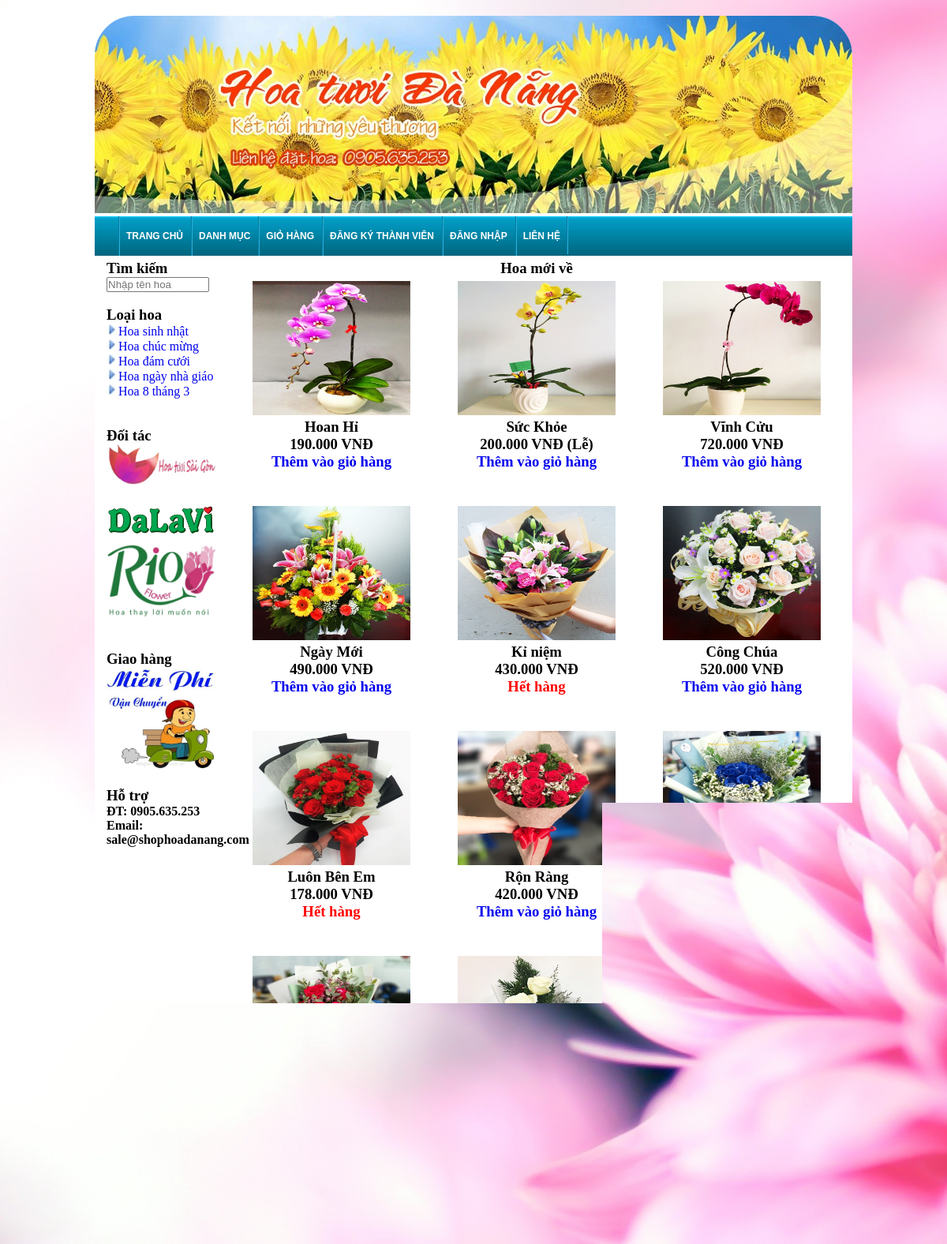
The page / on the database its author committed.
### tables this page shows
CREATE TABLE IF NOT EXISTS `loaisanpham` (
`idloaisanpham` int(11) NOT NULL,
  `tenloaisanpham` varchar(50) DEFAULT NULL
);

CREATE TABLE IF NOT EXISTS `sanpham` (
`idsanpham` int(11) NOT NULL,
  `tensanpham` varchar(100) DEFAULT NULL,
  `thongtinsanpham` text,
  `anh` text,
  `giaban` int(30) DEFAULT NULL,
  `trangthai` int(1) DEFAULT NULL,
  `idloaisanpham` int(11) NOT NULL,
  `soluongton` int(11) NOT NULL,
  `giadiple` int(30) DEFAULT NULL
);

### index.php (the view, shortened to what this page needs)
<!DOCTYPE html>
<html>
<head>
	<link rel="stylesheet" type="text/css" href="style.css">
	<link type="text/css" href="menu.css" rel="stylesheet" />
</head>
<body>
	<div class="wrapper">
		<div class="banner">
			<img src="images/banner.jpg">
		</div>
		<?php include 'topmenu.php';?>
		<div class="content">
			<div class="leftcolumn">
				<?php include 'noidungcottrai.php';?>
			</div>
			<div class="rightcolumn">
					<h3 style="text-align:center;">Hoa mới về</h3>
					<?php
					$sql="SELECT * FROM sanpham ORDER BY idsanpham DESC LIMIT 0,15";
					$result=mysql_query($sql);
					while($row=mysql_fetch_array($result)){
					 ?>
						<div class="boxsanpham">
							<a href="chitietsanpham.php?idsanpham=<?php echo $row['idsanpham'];?>"><img src="images/upload/<?php echo $row['anh'];?>" width="80%" height="170"></a>
							<h3><?php echo $row['tensanpham']; ?><br>
							<?php
							if ($row['giadiple']!=0 && $row['giadiple']!=NULL) {?>
								<strong><?php echo number_format($row['giadiple'],0,",",".");?> VNĐ (Lễ)</strong>
							<?php
							} else{
							 ?>
							<strong><?php echo number_format($row['giaban'],0,",",".");?> VNĐ</strong>
							<?php } ?>
							<br>
							<?php
							if($row['soluongton']==0){
								echo "<span style='color:red'>Hết hàng</span>";
							} else {
							 ?>
							<a href="themvaogiohang.php?idsanpham=<?php echo $row['idsanpham'];?>">Thêm vào giỏ hàng</a>
							<?php } ?>
						</div>
					<?php }?>
			</div>
		</div>
		<div class="footer">
			Bản quyền thuộc về shophoadanang.com
		</div>
	</div>
</body>
</html>

### topmenu.php (shortened to what this page needs)
<div id="menu">
    <ul class="menu">
        <li><a href="index.php" class="parent"><span>Trang chủ</span></a></li>
        <li><a href="" class="parent"><span>Danh mục</span></a>
        </li>
        <li><a href="giohangcuaban.php"><span>Giỏ hàng</span></a></li>
        <?php
        if (!isset($_SESSION['user'])) {
         ?>
            <li><a href="dangkythanhvien.php"><span>Đăng ký thành viên</span></a></li>
            <li><a href="dangnhap.php"><span>Đăng nhập</span></a></li>
        <?php } else {?>
            <li><a href="suataikhoan.php"><span>Sửa TK</span></a></li>
            <li><a href="xemdonhang.php"><span>Đơn hàng</span></a></li>
            <li><a href="thoat.php"><span>Thoát</span></a></li>
        <?php }?>
        <li class="last"><a href="lienhe.php"><span>Liên hệ</span></a></li>
    </ul>
</div>

### noidungcottrai.php (shortened to what this page needs)
<h3>Tìm kiếm</h3>
	<input type="text" name="tensanpham" id="tensanpham" placeholder="Nhập tên hoa" style="width:90%;">
<br>
<br>
<h3>Loại hoa</h3>
<?php
$sql="SELECT * FROM loaisanpham";
$result=mysql_query($sql);
while ($row=mysql_fetch_array($result)) {
 ?>
	<img src="images/arrow_right_icon.jpg "><a href="xemloaisanpham.php?idloaisanpham=<?php echo $row['idloaisanpham'];?>"><span><?php echo $row['tenloaisanpham'];?></span></a><br>
<?php }?>
<br>
<br>
<h3>Đối tác</h3>
<a href="http://hoatuoisaigon.com.vn/" target="_blank"><img src="images/hoatuoisaigon.jpg" width="100%"></a><br><br>
<a href="http://phohoadalat.com/" target="_blank"><img src="images/dalavi.jpg" width="100%"></a><br>
<a href="https://www.marry.vn/nha-cung-cap/hoa-tuoi-rio" target="_blank"><img src="images/rio.jpg" width="100%"></a><br>
<br>
<br>
<h3>Giao hàng</h3>
<img src="images/giaohangmienphi.jpg" width="100%"></a>
<br>
<br>
<h3>Hỗ trợ</h3>
<h4>ĐT: 0905.635.253</h4>
<h4>Email: sale@shophoadanang.com</h4>

### style.css (style rules this page uses)
html,* { margin:0px; padding:0px; }
body { background-image: url("images/hinhnen2.jpg"); height: 100%; background-position: center; background-repeat: no-repeat; background-size: cover; background-attachment: fixed; }
.banner, .banner img { border-radius: 50px 50px 0px 0px; }
.footer { border-radius: 0px 0px 50px 50px; }
.wrapper { margin-left: auto; margin-right: auto; width:960px; min-height: 500px; background-color:white; margin-top: 20px; margin-bottom: 20px; border-radius: 50px; }
a { text-decoration: none; }
.content { width: 100%; min-height: 500px; }
.leftcolumn { width:140px; min-height: 500px; float: left; margin-left: 10px; margin-right: 5px; padding-left: 5px; padding-right: 5px; }
.rightcolumn { width: 780px; float: left; margin-left: 5px; margin-right: 10px; }
.boxsanpham { width: 250px; height: 280px; margin-top: 5px; margin-right: 5px; margin-left: 5px; margin-left: 5px; float: left; text-align: center; }
.footer { text-align: center; background-color:#f57309; min-height: 50px; margin-top: 5px; padding-top: 10px; color:white; }

### menu.css (style rules this page uses)
div#menu { height:55px; background:url(images/nav-bg.jpg) repeat-x; _background:url(images/nav-bg.jpg) repeat-x; }
div#menu ul { margin: 0; padding: 0; list-style: none; float: left; }
div#menu ul.menu { padding-left: 30px; }
div#menu li { position: relative; z-index: 9; margin: 0; padding: 0; display: block; float: left; }
div#menu a { position: relative; z-index: 10; height: 55px; display: block; float: left; padding: 0 10px 0 10px; line-height: 55px; text-decoration: none; }
div#menu span { font: normal 12px 'Lucida Sans Unicode','Lucida Grande',Helvetica,Arial,sans-serif; padding-top: 18px; color: #ffffff; font-weight:bold; text-transform:uppercase; display: block; cursor: pointer; background-repeat: no-repeat; }
div#menu li { background: url(images/nav_separator.jpg) top left no-repeat; }
div#menu li.last span { background: url(images/nav_separator.jpg) top right no-repeat; padding: 18px 10px 16px 0; }

### rows shown on the page
loaisanpham: tenloaisanpham "Hoa sinh nhật"
loaisanpham: tenloaisanpham "Hoa chúc mừng"
loaisanpham: tenloaisanpham "Hoa đám cưới"
loaisanpham: tenloaisanpham "Hoa ngày nhà giáo"
loaisanpham: tenloaisanpham "Hoa 8 tháng 3"
sanpham: anh (picture), tensanpham "Hoan Hỉ", giaban "190.000"
sanpham: anh (picture), tensanpham "Sức Khỏe", giadiple "200.000"
sanpham: anh (picture), tensanpham "Vĩnh Cửu", giaban "720.000"
sanpham: anh (picture), tensanpham "Ngày Mới", giaban "490.000"
sanpham: anh (picture), tensanpham "Kỉ niệm", giaban "430.000", soluongton "Hết hàng"
sanpham: anh (picture), tensanpham "Công Chúa", giaban "520.000"
sanpham: anh (picture), tensanpham "Luôn Bên Em", giaban "178.000", soluongton "Hết hàng"
sanpham: anh (picture), tensanpham "Rộn Ràng", giaban "420.000"
sanpham: anh (picture), tensanpham "Mắt Biếc", giaban "250.000", soluongton "Hết hàng"
sanpham: anh (picture), tensanpham "Phút Đầu Tiên"
sanpham: anh (picture)
sanpham: anh (picture), tensanpham "Yêu Thương nhỏ", giaban "120.000"
